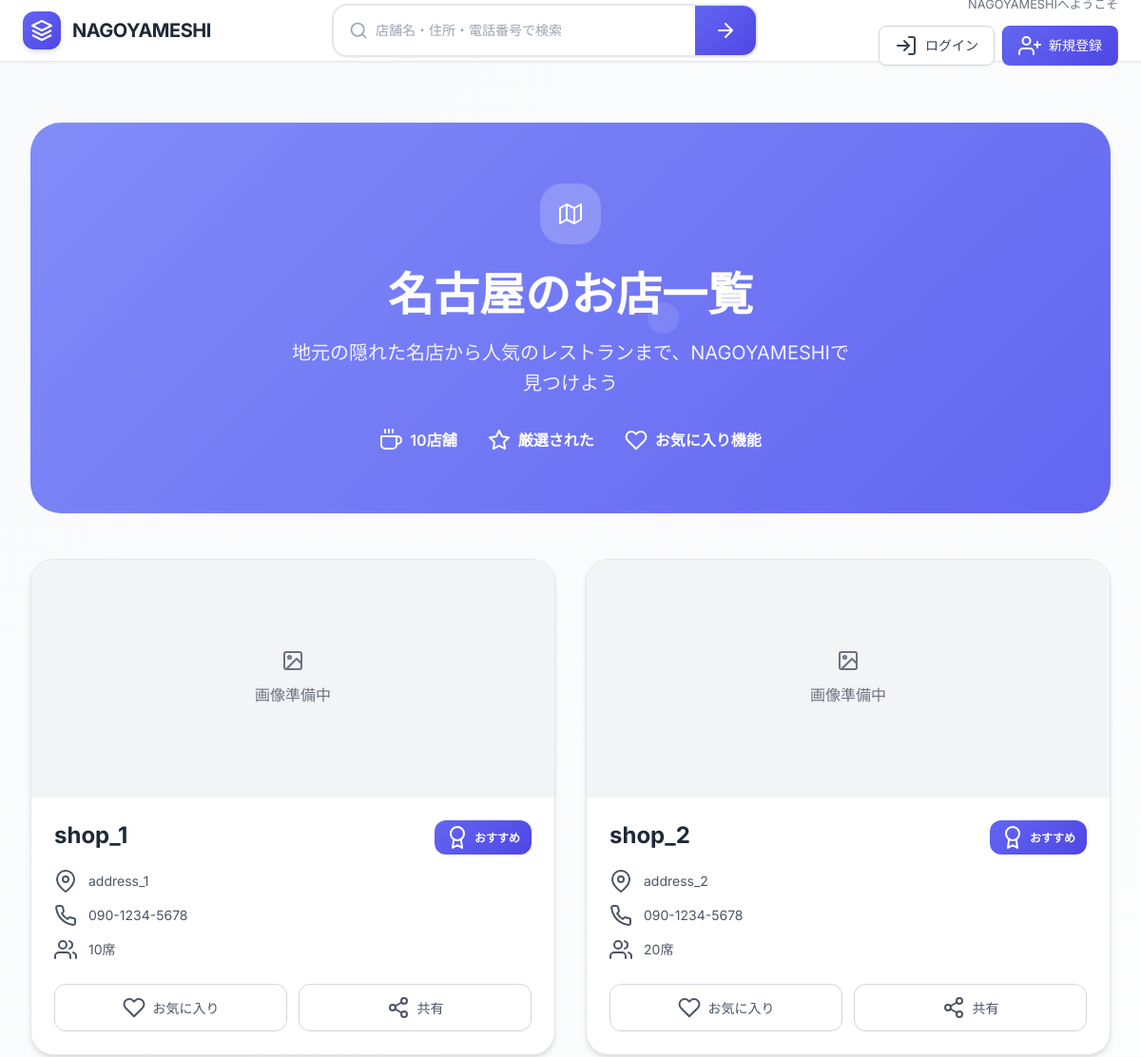
Before: /shops/shop_list/ (upper part) with the older database file.
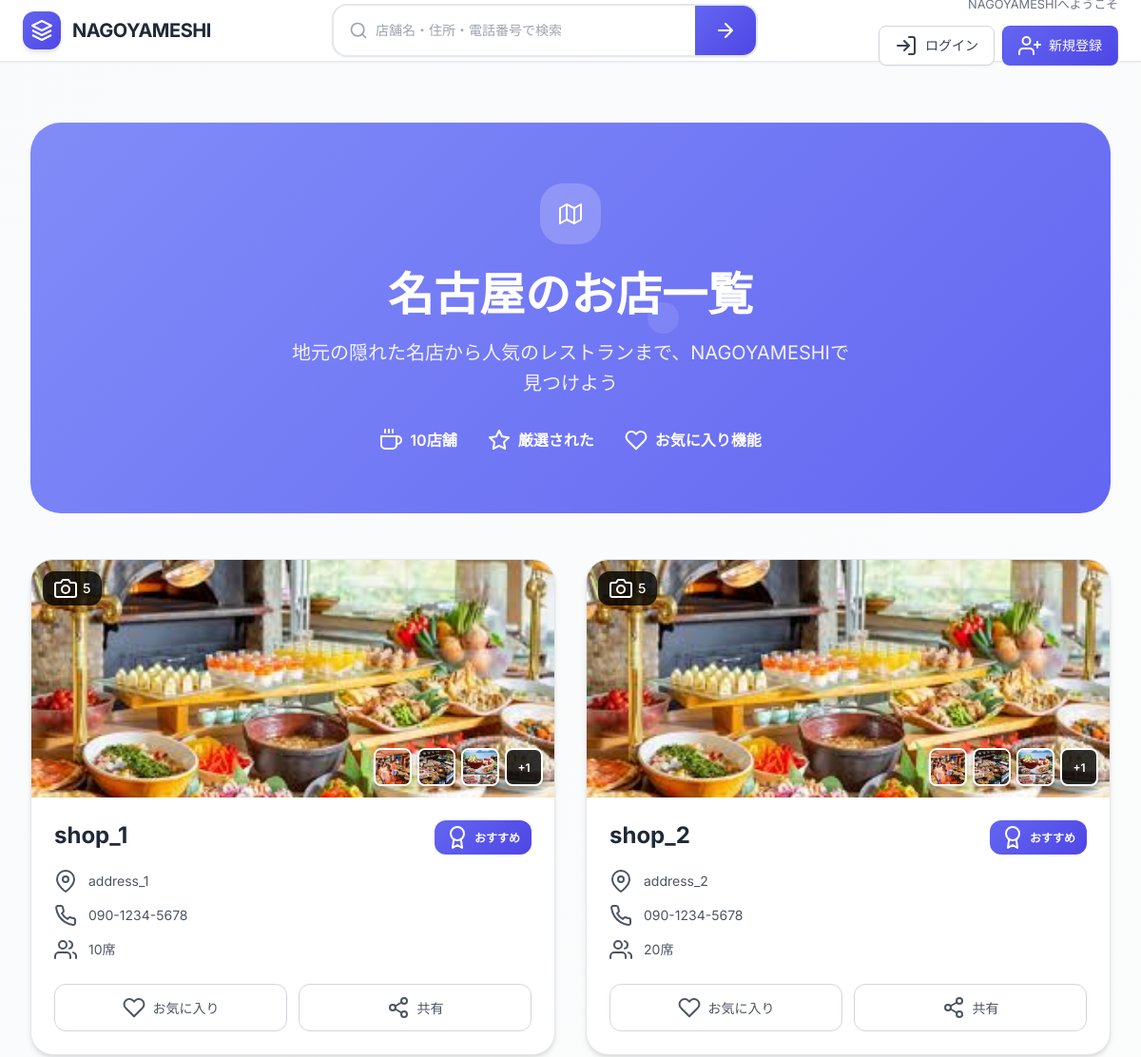
After: the same page with the newer database file.
### shops/models.py (models this page shows, shortened)
class Shop(models.Model):
    name = models.CharField(max_length=100, null=False, blank=False)
    address = models.CharField(max_length=255, null=False, blank=False)
    seat_count = models.PositiveIntegerField(null=False, blank=False)
    phone_number = models.CharField(max_length=15, null=True, blank=True)
    user = models.ForeignKey(User, on_delete=models.CASCADE, null=False, blank=False)
    class Meta:
        db_table = 'shops'

class Image(models.Model):
    shop = models.ForeignKey(Shop, related_name='images', on_delete=models.CASCADE)
    image = models.ImageField(upload_to='images/')
    class Meta:
        db_table = 'images'

### shops/views.py (the view)
# urls.py: path('shop_list/', views.ShopListView.as_view(), name='shop_list'),
class ShopListView(ListView):
    model = Shop
    template_name = 'shops/shop_list.html'
    context_object_name = 'shops'
    paginate_by = 10

### templates/shops/shop_list.html (shortened to what this page needs)
{% extends 'base.html' %}
{% block content %}
<div class="shops-container">
    <div class="hero-section">
        <div class="hero-content">
            <div class="hero-icon">
                <i data-feather="map"></i>
            </div>
            <h1 class="hero-title">名古屋のお店一覧</h1>
            <p class="hero-subtitle">地元の隠れた名店から人気のレストランまで、NAGOYAMESHIで見つけよう</p>
            <div class="stats-row">
                <div class="stat-item">
                    <i data-feather="coffee"></i>
                    <span>{{ shops|length }}店舗</span>
                </div>
                <div class="stat-item">
                    <i data-feather="star"></i>
                    <span>厳選された</span>
                </div>
                <div class="stat-item">
                    <i data-feather="heart"></i>
                    <span>お気に入り機能</span>
                </div>
            </div>
        </div>
    </div>
    <div class="shops-grid">
        {% for shop in shops %}
            <div class="shop-card" data-shop-id="{{ shop.pk }}">
                <a href="{% url 'shops:shop_detail' shop.pk %}" class="shop-link">
                    <div class="shop-gallery">
                        {% if shop.images.exists %}
                            <div class="image-main">
                                <img src="{{ shop.images.first.image.url }}"
                                     alt="{{ shop.name }}"
                                     class="main-image">
                            </div>
                            {% if shop.images.count > 1 %}
                                <div class="image-thumbnails">
                                    {% for image in shop.images.all|slice:"1:4" %}
                                        <div class="thumbnail">
                                            <img src="{{ image.image.url }}" alt="{{ shop.name }}">
                                        </div>
                                    {% endfor %}
                                    {% if shop.images.count > 4 %}
                                        <div class="thumbnail more-photos">
                                            <span>+{{ shop.images.count|add:"-4" }}</span>
                                        </div>
                                    {% endif %}
                                </div>
                            {% endif %}
                        {% else %}
                            <div class="no-image">
                                <i data-feather="image"></i>
                                <span>画像準備中</span>
                            </div>
                        {% endif %}
                        {% if shop.images.count > 0 %}
                            <div class="image-count-badge">
                                <i data-feather="camera"></i>
                                <span>{{ shop.images.count }}</span>
                            </div>
                        {% endif %}
                    </div>
                    <div class="shop-content">
                        <div class="shop-header">
                            <h2 class="shop-name">{{ shop.name }}</h2>
                            <div class="shop-badge">
                                <i data-feather="award"></i>
                                <span>おすすめ</span>
                            </div>
                        </div>
                        <div class="shop-details">
                            <div class="detail-item">
                                <i data-feather="map-pin"></i>
                                <span>{{ shop.address }}</span>
                            </div>
                            <div class="detail-item">
                                <i data-feather="phone"></i>
                                <span>{{ shop.phone_number|default:"お問い合わせ時間をご確認ください" }}</span>
                            </div>
                            <div class="detail-item">
                                <i data-feather="users"></i>
                                <span>{{ shop.seat_count }}席</span>
                            </div>
                        </div>
                        <div class="shop-actions">
                            <button class="btn-favorite" data-shop-id="{{ shop.pk }}">
                                <i data-feather="heart"></i>
                                <span>お気に入り</span>
                            </button>
                            <button class="btn-share" data-shop-id="{{ shop.pk }}">
                                <i data-feather="share-2"></i>
                                <span>共有</span>
                            </button>
                        </div>
                    </div>
                </a>
            </div>
        {% endfor %}
    </div>
</div>
{% endblock %}

### templates/base.html (shortened to what this page needs)
<!DOCTYPE html>
<html lang="ja">
<head>
</head>
<body>
    <nav class="navbar">
        <div class="nav-container">
            <div class="brand">
                <a href="{% url 'shops:shop_list' %}" class="brand-link">
                    <div class="logo-wrapper">
                        <div class="logo-icon">
                        </div>
                        <span class="brand-text">NAGOYAMESHI</span>
                    </div>
                </a>
            </div>
            <div class="search-container">
                <form action="{% url 'shops:search' %}" method="GET" id="search-form" class="search-form">
                    <div class="search-input-wrapper">
                        <i data-feather="search" class="search-icon"></i>
                        <input
                            id="search-input"
                            type="text"
                            name="q"
                            placeholder="店舗名・住所・電話番号で検索"
                            value="{{ request.GET.q }}"
                            class="search-input">
                        <button type="submit" class="search-button">
                            <i data-feather="arrow-right"></i>
                        </button>
                    </div>
                </form>
            </div>
            <div class="user-menu">
                {% if user.is_authenticated %}
                    <div class="user-profile">
                        <div class="user-info">
                            <div class="user-avatar">
                                <span>{{ user.email|first|upper }}</span>
                            </div>
                            <div class="user-details">
                                <span class="user-email">{{ user.email }}</span>
                                <span class="user-status">オンライン</span>
                            </div>
                        </div>
                        <div class="user-actions">
                            <a href="{% url 'accounts:mypage' %}" class="btn btn-secondary">
                                <i data-feather="user"></i>
                                <span>マイページ</span>
                            </a>
                            <a href="{% url 'accounts:logout' %}" id="logout-button" class="btn btn-danger">
                                <i data-feather="log-out"></i>
                                <span>ログアウト</span>
                            </a>
                        </div>
                    </div>
                {% else %}
                    <div class="auth-menu">
                        <p class="welcome-text">NAGOYAMESHIへようこそ</p>
                        <div class="auth-buttons">
                            <a href="{% url 'accounts:login' %}" class="btn btn-outline">
                                <i data-feather="log-in"></i>
                                <span>ログイン</span>
                            </a>
                            <a href="{% url 'accounts:register' %}" class="btn btn-primary">
                                <i data-feather="user-plus"></i>
                                <span>新規登録</span>
                            </a>
                        </div>
                    </div>
                {% endif %}
            </div>
        </div>
    </nav>
    <main class="main-content">
        {% block content %}{% endblock %}
    </main>
</body>
</html>

### templates/shops/shop_list.html (style rules this page uses)
.shops-container { max-width: 1200px; margin: 0 auto; padding: 2rem; }
.hero-section { text-align: center; padding: 4rem 0; background: linear-gradient(135deg, var(--primary-light), var(--primary)); border-radius: 2rem; margin-bottom: 3rem; color: white; position: relative; overflow: hidden; }
.hero-section::before { content: ''; position: absolute; top: -50%; left: -50%; width: 200%; height: 200%; animation: float 20s linear infinite; }
.hero-content { position: relative; z-index: 2; }
.hero-icon { width: 4rem; height: 4rem; background: rgba(255, 255, 255, 0.2); border-radius: 1.5rem; display: flex; align-items: center; justify-content: center; margin: 0 auto 1.5rem; backdrop-filter: blur(10px); }
.hero-title { font-size: 3rem; font-weight: 800; margin: 0 0 1rem 0; line-height: 1.2; }
.hero-subtitle { font-size: 1.25rem; opacity: 0.9; margin: 0 0 2rem 0; max-width: 600px; margin-left: auto; margin-right: auto; }
.stats-row { display: flex; justify-content: center; gap: 2rem; flex-wrap: wrap; }
.stat-item { display: flex; align-items: center; gap: 0.5rem; font-weight: 600; }
.shops-grid { display: grid; grid-template-columns: repeat(auto-fill, minmax(380px, 1fr)); gap: 2rem; margin-bottom: 3rem; }
.shop-card { background: white; border-radius: 1.5rem; overflow: hidden; box-shadow: 0 4px 6px -1px rgba(0, 0, 0, 0.1), 0 2px 4px -1px rgba(0, 0, 0, 0.06); transition: all 0.3s ease; position: relative; border: 1px solid var(--gray-200); }
.shop-link { display: block; text-decoration: none; color: inherit; }
.shop-gallery { position: relative; height: 250px; overflow: hidden; }
.image-main { position: relative; height: 100%; overflow: hidden; }
.main-image { width: 100%; height: 100%; object-fit: cover; transition: transform 0.3s ease; }
.image-thumbnails { position: absolute; bottom: 0.75rem; right: 0.75rem; display: flex; gap: 0.375rem; }
.thumbnail { width: 2.5rem; height: 2.5rem; border-radius: 0.5rem; overflow: hidden; border: 2px solid white; box-shadow: 0 2px 4px rgba(0, 0, 0, 0.2); }
.thumbnail img { width: 100%; height: 100%; object-fit: cover; }
.more-photos { background: rgba(0, 0, 0, 0.8); color: white; display: flex; align-items: center; justify-content: center; font-size: 0.75rem; font-weight: 600; }
.image-count-badge { position: absolute; top: 0.75rem; left: 0.75rem; background: rgba(0, 0, 0, 0.8); color: white; padding: 0.375rem 0.75rem; border-radius: 0.75rem; display: flex; align-items: center; gap: 0.375rem; font-size: 0.875rem; font-weight: 500; }
.shop-content { padding: 1.5rem; }
.shop-header { display: flex; justify-content: space-between; align-items: flex-start; margin-bottom: 1rem; }
.shop-name { font-size: 1.5rem; font-weight: 700; color: var(--gray-800); margin: 0; line-height: 1.3; flex: 1; }
.shop-badge { display: flex; align-items: center; gap: 0.375rem; background: linear-gradient(135deg, var(--primary), var(--primary-dark)); color: white; padding: 0.375rem 0.75rem; border-radius: 0.75rem; font-size: 0.75rem; font-weight: 600; white-space: nowrap; }
.shop-details { margin-bottom: 1.5rem; }
.detail-item { display: flex; align-items: center; gap: 0.75rem; margin-bottom: 0.75rem; color: var(--gray-600); font-size: 0.875rem; }
.shop-actions { display: flex; gap: 0.75rem; }
.btn-favorite, .btn-share { flex: 1; display: flex; align-items: center; justify-content: center; gap: 0.5rem; padding: 0.75rem; border: 1px solid var(--gray-300); border-radius: 0.75rem; background: white; color: var(--gray-600); font-size: 0.875rem; font-weight: 500; cursor: pointer; transition: all 0.3s ease; }

Changed rows visible on the page:
shown differently, row unchanged: Shop "shop_1": images.count|add (not shown) → "1"; images.count (not shown) → "5"; text "画像準備中" → "+"
added Image: image (picture), shown under Shop "shop_1"
added Image: image (picture), shown under Shop "shop_1"
added Image: image (picture), shown under Shop "shop_1"
shown differently, row unchanged: Shop "shop_2": images.count|add (not shown) → "1"; images.count (not shown) → "5"; text "画像準備中" → "+"
added Image: image (picture), shown under Shop "shop_2"
added Image: image (picture), shown under Shop "shop_2"
added Image: image (picture), shown under Shop "shop_2"
